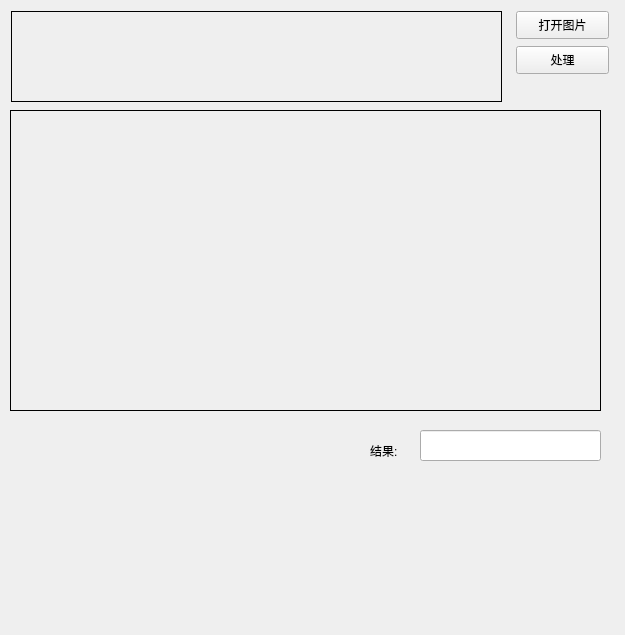
<?xml version="1.0" encoding="UTF-8"?>
<ui version="4.0">
 <class>Widget</class>
 <widget class="QWidget" name="Widget">
  <property name="geometry">
   <rect>
    <x>0</x>
    <y>0</y>
    <width>625</width>
    <height>635</height>
   </rect>
  </property>
  <property name="windowTitle">
   <string>车牌识别</string>
  </property>
  <widget class="QLabel" name="label_source">
   <property name="geometry">
    <rect>
     <x>11</x>
     <y>11</y>
     <width>491</width>
     <height>91</height>
    </rect>
   </property>
   <property name="sizePolicy">
    <sizepolicy hsizetype="Expanding" vsizetype="Expanding">
     <horstretch>0</horstretch>
     <verstretch>0</verstretch>
    </sizepolicy>
   </property>
   <property name="frameShape">
    <enum>QFrame::Box</enum>
   </property>
   <property name="text">
    <string/>
   </property>
  </widget>
  <widget class="QPushButton" name="pushButton_open_pic">
   <property name="geometry">
    <rect>
     <x>516</x>
     <y>11</y>
     <width>93</width>
     <height>28</height>
    </rect>
   </property>
   <property name="text">
    <string>打开图片</string>
   </property>
  </widget>
  <widget class="QPushButton" name="pushButton_operate">
   <property name="geometry">
    <rect>
     <x>516</x>
     <y>46</y>
     <width>93</width>
     <height>28</height>
    </rect>
   </property>
   <property name="text">
    <string>处理</string>
   </property>
  </widget>
  <widget class="QWidget" name="layoutWidget">
   <property name="geometry">
    <rect>
     <x>10</x>
     <y>410</y>
     <width>331</width>
     <height>201</height>
    </rect>
   </property>
   <layout class="QVBoxLayout" name="verticalLayout">
    <item>
     <layout class="QHBoxLayout" name="horizontalLayout">
      <item>
       <widget class="QLabel" name="label">
        <property name="text">
         <string/>
        </property>
       </widget>
      </item>
      <item>
       <widget class="QLabel" name="label_2">
        <property name="text">
         <string/>
        </property>
       </widget>
      </item>
      <item>
       <widget class="QLabel" name="label_3">
        <property name="text">
         <string/>
        </property>
       </widget>
      </item>
      <item>
       <widget class="QLabel" name="label_4">
        <property name="text">
         <string/>
        </property>
       </widget>
      </item>
     </layout>
    </item>
    <item>
     <layout class="QHBoxLayout" name="horizontalLayout_2">
      <item>
       <widget class="QLabel" name="label_5">
        <property name="text">
         <string/>
        </property>
       </widget>
      </item>
      <item>
       <widget class="QLabel" name="label_6">
        <property name="text">
         <string/>
        </property>
       </widget>
      </item>
      <item>
       <widget class="QLabel" name="label_7">
        <property name="text">
         <string/>
        </property>
       </widget>
      </item>
      <item>
       <widget class="QLabel" name="label_8">
        <property name="text">
         <string/>
        </property>
       </widget>
      </item>
     </layout>
    </item>
   </layout>
  </widget>
  <widget class="QLabel" name="label_9">
   <property name="geometry">
    <rect>
     <x>370</x>
     <y>440</y>
     <width>41</width>
     <height>21</height>
    </rect>
   </property>
   <property name="text">
    <string>结果:</string>
   </property>
  </widget>
  <widget class="QLineEdit" name="lineEdit">
   <property name="geometry">
    <rect>
     <x>420</x>
     <y>430</y>
     <width>181</width>
     <height>31</height>
    </rect>
   </property>
  </widget>
  <widget class="QFrame" name="frame_brightHistogram">
   <property name="geometry">
    <rect>
     <x>10</x>
     <y>110</y>
     <width>591</width>
     <height>301</height>
    </rect>
   </property>
   <property name="frameShape">
    <enum>QFrame::Box</enum>
   </property>
  </widget>
  <widget class="QLabel" name="label_test">
   <property name="geometry">
    <rect>
     <x>390</x>
     <y>480</y>
     <width>111</width>
     <height>111</height>
    </rect>
   </property>
   <property name="text">
    <string/>
   </property>
  </widget>
 </widget>
 <layoutdefault spacing="6" margin="11"/>
 <resources/>
 <connections/>
</ui>
